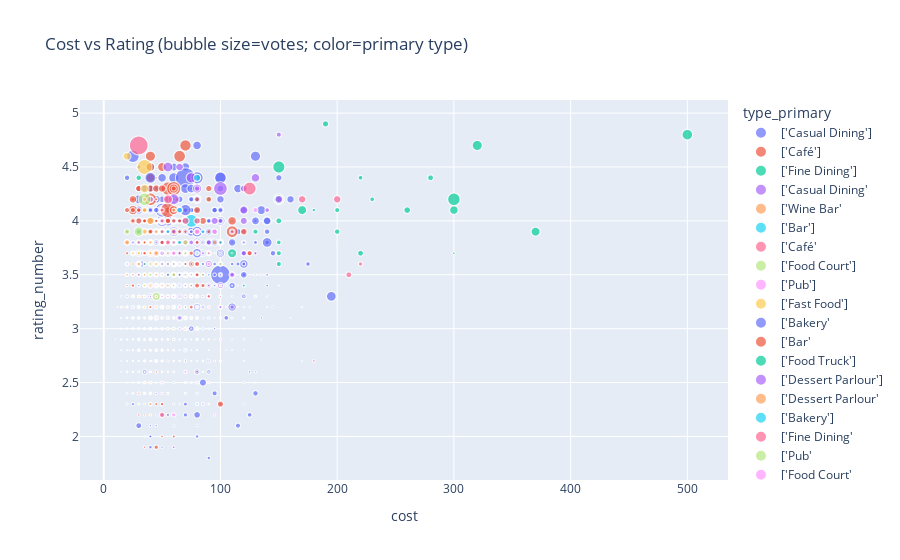

Notebook cell for this chart:
### Markdown cell above
## 8) Interactive bubble: Cost vs Rating (size=votes, color=primary type)

### Code cell
import numpy as np, re, ast

def _parse_listish(x):
    if x is None: 
        return []
    if isinstance(x, (list, tuple, set)):
        return [str(t).strip() for t in x if str(t).strip()]
    if isinstance(x, (np.ndarray, pd.Series)):
        return [str(t).strip() for t in np.asarray(x).ravel().tolist() if str(t).strip()]
    s = str(x).strip()
    if s == "" or s.lower() in {"nan", "none"}:
        return []
    try:
        v = ast.literal_eval(s)
        if isinstance(v, (list, tuple, set)):
            return [str(t).strip() for t in v if str(t).strip()]
    except Exception:
        pass
    return [t.strip() for t in re.split(r",\s*", s) if t.strip()]

# type_primary: prefer existing type_list; else parse a raw type column
if "type_primary" not in df.columns:
    if "type_list" in df.columns:
        df["type_primary"] = df["type_list"].apply(lambda v: (_parse_listish(v) or [np.nan])[0])
    else:
        src = next((c for c in ["type","Type","establishment_type","Establishment Type"] if c in df.columns), None)
        df["type_primary"] = df[src].apply(lambda v: (_parse_listish(v) or [np.nan])[0]) if src else np.nan

# subzone: reuse an existing locality-like column, else copy from joined if available
if "subzone" not in df.columns:
    cand = next((c for c in ["suburb","Suburb","locality","Locality","city","City","location"] if c in df.columns), None)
    if cand:
        df["subzone"] = df[cand]
    elif "joined" in globals() and "SUBURB_COL" in globals() and SUBURB_COL in joined.columns:
        df["subzone"] = joined[SUBURB_COL]
    else:
        df["subzone"] = np.nan

sample = df[["cost_final","rating_number","votes","type_primary","subzone"]].dropna().rename(
    columns={"cost_final":"cost"}
)
if len(sample) > 3500:
    sample = sample.sample(3500, random_state=RNG_SEED)

fig = px.scatter(sample, x="cost", y="rating_number",
                 size="votes", hover_data=["subzone"],
                 color="type_primary",
                 title="Cost vs Rating (bubble size=votes; color=primary type)")
fig.show()

### Figure 1 — Plotly figure (JSON) as saved in the notebook; plotly's stock layout.template omitted (floating-point values rounded to 4 significant figures; data arrays with more than 128 entries replaced by an {"elided": "..."} marker saying what was removed)
{"data": [{"customdata": {"elided": "1786x1 str values"}, "hovertemplate": "type_primary=['Casual Dining']<br>cost=%{x}<br>rating_number=%{y}<br>votes=%{marker.size}<br>subzone=%{customdata[0]}<extra></extra>", "legendgroup": "['Casual Dining']", "marker": {"color": "#636efa", "size": {"elided": "1786 float values"}, "sizemode": "area", "sizeref": 8.008, "symbol": "circle"}, "mode": "markers", "name": "['Casual Dining']", "showlegend": true, "type": "scattergl", "x": {"elided": "1786 float values"}, "xaxis": "x", "y": {"elided": "1786 float values"}, "yaxis": "y"}, {"customdata": {"elided": "866x1 str values"}, "hovertemplate": "type_primary=['Café']<br>cost=%{x}<br>rating_number=%{y}<br>votes=%{marker.size}<br>subzone=%{customdata[0]}<extra></extra>", "legendgroup": "['Café']", "marker": {"color": "#EF553B", "size": {"elided": "866 float values"}, "sizemode": "area", "sizeref": 8.008, "symbol": "circle"}, "mode": "markers", "name": "['Café']", "showlegend": true, "type": "scattergl", "x": {"elided": "866 float values"}, "xaxis": "x", "y": {"elided": "866 float values"}, "yaxis": "y"}, {"customdata": [["Darling Harbour"], ["McMahons Point"], ["CBD"], ["Circular Quay"], ["Icebergs, Bondi Beach"], ["Darlinghurst"], ["CBD"], ["Circular Quay"], ["Pyrmont"], ["Stanmore"], ["Surry Hills"], ["Ivy, CBD"], ["Palm Beach"], ["Double Bay"], ["The Star, Pyrmont"], ["Cronulla"], ["Hurstville"], ["Darling Park, Darling Harbour"], ["Woolloomooloo"], ["Barangaroo"], ["The Star, Pyrmont"], ["The Rocks"], ["Newtown"], ["Kensington Street, Chippendale"], ["Woolloomooloo"], ["Surry Hills"], ["Establishment, CBD"], ["Workers Blacktown"], ["Penrith"], ["Freshwater"], ["Fairfield RSL, Fairfield"], ["Milsons Point"], ["CBD"], ["The Bathers' Pavilion, Mosman"], ["Darlinghurst"], ["Woolloomooloo"], ["InterContinental Sydney, CBD"], ["Roseville"], ["Kensington Street, Chippendale"], ["CBD"], ["Sofitel Sydney Darling Harbour"], ["GPO Grand, CBD"]], "hovertemplate": "type_primary=['Fine Dining']<br>cost=%{x}<br>rating_number=%{y}<br>votes=%{marker.size}<br>subzone=%{customdata[0]}<extra></extra>", "legendgroup": "['Fine Dining']", "marker": {"color": "#00cc96", "size": [71.0, 194.0, 6.0, 1254.0, 655.0, 14.0, 870.0, 11.0, 305.0, 272.0, 29.0, 196.0, 185.0, 6.0, 631.0, 209.0, 19.0, 873.0, 257.0, 36.0, 561.0, 20.0, 360.0, 108.0, 514.0, 58.0, 863.0, 15.0, 4.0, 656.0, 167.0, 269.0, 14.0, 596.0, 262.0, 1148.0, 12.0, 60.0, 29.0, 164.0, 4.0, 216.0], "sizemode": "area", "sizeref": 8.008, "symbol": "circle"}, "mode": "markers", "name": "['Fine Dining']", "showlegend": true, "type": "scattergl", "x": [100.0, 130.0, 135.0, 300.0, 110.0, 120.0, 150.0, 130.0, 190.0, 280.0, 110.0, 150.0, 230.0, 160.0, 370.0, 150.0, 105.0, 500.0, 200.0, 130.0, 150.0, 130.0, 260.0, 180.0, 150.0, 300.0, 320.0, 140.0, 110.0, 170.0, 150.0, 220.0, 150.0, 300.0, 150.0, 150.0, 170.0, 120.0, 200.0, 220.0, 200.0, 200.0], "xaxis": "x", "y": [3.8, 3.9, 2.9, 4.2, 3.7, 3.3, 4.2, 3.3, 4.9, 4.4, 3.7, 3.6, 4.2, 3.1, 3.9, 3.7, 3.4, 4.8, 3.9, 3.5, 4.2, 3.3, 4.1, 4.1, 4.2, 3.7, 4.7, 3.3, 2.8, 4.1, 3.8, 3.7, 3.4, 4.1, 4.0, 4.5, 3.2, 3.4, 3.8, 4.4, 3.0, 4.1], "yaxis": "y"}, {"customdata": {"elided": "168x1 str values"}, "hovertemplate": "type_primary=['Casual Dining'<br>cost=%{x}<br>rating_number=%{y}<br>votes=%{marker.size}<br>subzone=%{customdata[0]}<extra></extra>", "legendgroup": "['Casual Dining'", "marker": {"color": "#ab63fa", "size": {"elided": "168 float values"}, "sizemode": "area", "sizeref": 8.008, "symbol": "circle"}, "mode": "markers", "name": "['Casual Dining'", "showlegend": true, "type": "scattergl", "x": {"elided": "168 float values"}, "xaxis": "x", "y": {"elided": "168 float values"}, "yaxis": "y"}, {"customdata": [["CBD"]], "hovertemplate": "type_primary=['Wine Bar'<br>cost=%{x}<br>rating_number=%{y}<br>votes=%{marker.size}<br>subzone=%{customdata[0]}<extra></extra>", "legendgroup": "['Wine Bar'", "marker": {"color": "#FFA15A", "size": [175.0], "sizemode": "area", "sizeref": 8.008, "symbol": "circle"}, "mode": "markers", "name": "['Wine Bar'", "showlegend": true, "type": "scattergl", "x": [95.0], "xaxis": "x", "y": [3.8], "yaxis": "y"}, {"customdata": [["Marrickville"], ["The Occidental Hotel, CBD"], ["Surry Hills"], ["Darlinghurst"], ["Surry Hills"], ["CBD"], ["Glebe"], ["CBD"], ["Hurstville"], ["The Sussex Hotel, CBD"], ["Darlinghurst"], ["Crows Nest"], ["Mosman"], ["Intercontinental Sydney Double Bay, Double Bay"], ["Darlinghurst"], ["Paddington"], ["Mosman"], ["Darlinghurst"], ["Surry Hills"], ["Chatswood"], ["Botany Bay"], ["CBD"], ["Redfern"], ["Newtown"], ["CBD"], ["Cremorne"], ["Barangaroo"], ["Cremorne"], ["Darlinghurst"], ["Darlinghurst"], ["CBD"], ["Ultimo"], ["Potts Point"], ["Novotel Sydney Olympic Park"], ["Rockdale"], ["Crows Nest"], ["Swissotel Sydney CBD"], ["Hotel Sweeny's, CBD"], ["Crows Nest"], ["Darlinghurst"], ["Chatswood"], ["Holiday Inn Darling Harbour, Chinatown"], ["Chippendale"], ["Leichhardt"], ["Kingsgrove"], ["Manly"], ["Surry Hills"], ["Alexandria"], ["Darlinghurst"], ["Redfern"], ["Marrickville"], ["Bankstown Sports Club, Bankstown"], ["Surry Hills"], ["Camperdown"], ["CBD"], ["Sans Souci"], ["Surry Hills"], ["St Marys"], ["Rydges Airport Hotel, Sydney Airport"], ["Alexandria"], ["Bonnyrigg"], ["Establishment, CBD"], ["Manly"], ["Potts Point"], ["The Light Brigade Hotel, Woollahra"], ["Hotel CBD, CBD"], ["Marriott Sydney Harbour, Circular Quay"], ["CBD"], ["Circular Quay"], ["Erskineville"], ["CBD"], ["CBD"], ["The Star, Pyrmont"], ["QT Sydney, CBD"], ["Darling Harbour"], ["Summer Hill"], ["Potts Point"], ["ArtHouse Hotel"], ["Surry Hills"], ["Darling Harbour"], ["Bankstown Sports Club, Bankstown"], ["Surry Hills"], ["Surry Hills"], ["CBD"], ["Cockle Bay Wharf "], ["Shangri-la Hotel, The Rocks"], ["Chatswood"]], "hovertemplate": "type_primary=['Bar']<br>cost=%{x}<br>rating_number=%{y}<br>votes=%{marker.size}<br>subzone=%{customdata[0]}<extra></extra>", "legendgroup": "['Bar']", "marker": {"color": "#19d3f3", "size": [258.0, 16.0, 212.0, 32.0, 79.0, 4.0, 137.0, 26.0, 17.0, 4.0, 9.0, 5.0, 16.0, 15.0, 12.0, 9.0, 16.0, 137.0, 5.0, 14.0, 13.0, 35.0, 81.0, 134.0, 12.0, 92.0, 6.0, 55.0, 16.0, 20.0, 34.0, 55.0, 24.0, 11.0, 11.0, 89.0, 76.0, 7.0, 112.0, 8.0, 83.0, 8.0, 132.0, 11.0, 6.0, 48.0, 4.0, 29.0, 242.0, 5.0, 27.0, 7.0, 14.0, 34.0, 275.0, 34.0, 31.0, 11.0, 10.0, 45.0, 6.0, 7.0, 410.0, 77.0, 14.0, 15.0, 44.0, 56.0, 81.0, 141.0, 45.0, 283.0, 4.0, 18.0, 5.0, 27.0, 4.0, 4.0, 1365.0, 14.0, 14.0, 20.0, 16.0, 34.0, 84.0, 157.0, 80.0], "sizemode": "area", "sizeref": 8.008, "symbol": "circle"}, "mode": "markers", "name": "['Bar']", "showlegend": true, "type": "scattergl", "x": [65.0, 40.0, 80.0, 70.0, 70.0, 70.0, 50.0, 85.0, 70.0, 60.0, 60.0, 50.0, 90.0, 80.0, 35.0, 40.0, 50.0, 65.0, 70.0, 50.0, 70.0, 60.0, 60.0, 85.0, 70.0, 60.0, 60.0, 60.0, 60.0, 80.0, 60.0, 60.0, 70.0, 85.0, 70.0, 80.0, 120.0, 60.0, 50.0, 55.0, 55.0, 80.0, 55.0, 40.0, 70.0, 50.0, 75.0, 60.0, 60.0, 40.0, 40.0, 75.0, 30.0, 55.0, 70.0, 70.0, 80.0, 70.0, 90.0, 50.0, 40.0, 80.0, 80.0, 60.0, 75.0, 80.0, 90.0, 70.0, 80.0, 60.0, 50.0, 30.0, 90.0, 100.0, 70.0, 80.0, 60.0, 70.0, 75.0, 100.0, 70.0, 100.0, 80.0, 60.0, 60.0, 90.0, 65.0], "xaxis": "x", "y": [4.1, 3.1, 3.5, 3.8, 3.6, 2.6, 3.6, 3.0, 2.4, 2.8, 3.1, 2.5, 3.1, 2.9, 3.2, 2.8, 3.4, 3.8, 2.9, 2.7, 2.8, 3.5, 3.6, 3.9, 3.1, 3.6, 2.9, 3.2, 2.5, 3.2, 3.1, 3.4, 3.5, 2.7, 3.1, 3.7, 3.4, 2.9, 3.9, 2.8, 3.5, 2.5, 3.9, 3.3, 2.7, 3.3, 2.9, 2.5, 4.0, 2.8, 3.5, 3.1, 3.0, 3.4, 3.9, 3.4, 3.2, 3.1, 2.6, 3.4, 2.9, 2.9, 4.4, 3.6, 3.3, 3.2, 3.5, 3.2, 2.3, 3.8, 3.5, 3.9, 2.7, 2.5, 2.8, 2.3, 2.7, 2.8, 4.0, 3.1, 3.4, 3.7, 3.2, 3.8, 3.2, 4.2, 3.6], "yaxis": "y"}, {"customdata": [["Macquarie Park"], ["Chippendale"], ["Leura"], ["Newtown"], ["Palm Beach"], ["CBD"], ["Surry Hills"], ["Balmain"], ["Gymea"], ["Chinatown"], ["Milsons Point"], ["Penshurst"], ["Bondi Beach"], ["Arncliffe"], ["Surry Hills"], ["Enmore"], ["Parramatta"], ["Revesby"], ["Darlinghurst"], ["Surry Hills"], ["Westfield Miranda, Miranda"], ["Freshwater"], ["Surry Hills"], ["CBD"], ["Surry Hills"], ["Darlinghurst"], ["Norton Plaza, Leichhardt"], ["Enmore"], ["North Parramatta"], ["Drummoyne"], ["Marrickville"], ["Macquarie Centre, Macquarie Park"], ["Sutherland"], ["Avalon"], ["Cronulla"], ["Gordon"], ["Chinatown"], ["Palm Beach"], ["Top Ryde Shopping Centre, Ryde"], ["Danks Street Shopping Plaza, Waterloo"], ["The Entertainment Quarter, Moore Park"], ["Westfield Penrith Plaza, Penrith"], ["Sydney Olympic Park"], ["Darlinghurst"], ["Bondi Beach"], ["Macquarie Park"], ["Double Bay"], ["Five Dock"], ["Rushcutters Bay"], ["North Strathfield"], ["Willoughby"], ["CBD"], ["Newtown"], ["Gymea"], ["Gymea"], ["Pyrmont"], ["Cremorne"], ["Balmain"], ["Parramatta"], ["Marrickville"], ["Wentworth Building, Newton"], ["Vaucluse"], ["Strathfield"], ["Beecroft"], ["Surry Hills"], ["Newtown"], ["Strathfield"], ["Hunters Hill"], ["QT Sydney, CBD"], ["Lane Cove"]], "hovertemplate": "type_primary=['Café'<br>cost=%{x}<br>rating_number=%{y}<br>votes=%{marker.size}<br>subzone=%{customdata[0]}<extra></extra>", "legendgroup": "['Café'", "marker": {"color": "#FF6692", "size": [35.0, 8.0, 5.0, 10.0, 396.0, 6.0, 2832.0, 93.0, 17.0, 86.0, 242.0, 4.0, 51.0, 5.0, 127.0, 41.0, 96.0, 4.0, 11.0, 78.0, 26.0, 18.0, 187.0, 41.0, 107.0, 6.0, 16.0, 12.0, 22.0, 10.0, 109.0, 52.0, 33.0, 13.0, 113.0, 194.0, 8.0, 71.0, 50.0, 7.0, 107.0, 9.0, 22.0, 18.0, 274.0, 73.0, 38.0, 48.0, 4.0, 52.0, 27.0, 105.0, 315.0, 6.0, 6.0, 150.0, 55.0, 8.0, 253.0, 678.0, 5.0, 86.0, 136.0, 31.0, 15.0, 22.0, 69.0, 42.0, 70.0, 12.0], "sizemode": "area", "sizeref": 8.008, "symbol": "circle"}, "mode": "markers", "name": "['Café'", "showlegend": true, "type": "scattergl", "x": [40.0, 75.0, 100.0, 50.0, 70.0, 35.0, 30.0, 50.0, 50.0, 35.0, 125.0, 45.0, 40.0, 45.0, 40.0, 55.0, 40.0, 55.0, 45.0, 40.0, 50.0, 45.0, 80.0, 60.0, 50.0, 60.0, 50.0, 50.0, 65.0, 35.0, 60.0, 40.0, 70.0, 40.0, 50.0, 55.0, 60.0, 40.0, 35.0, 60.0, 50.0, 60.0, 40.0, 40.0, 70.0, 70.0, 30.0, 55.0, 50.0, 35.0, 55.0, 20.0, 80.0, 70.0, 50.0, 50.0, 30.0, 25.0, 50.0, 55.0, 45.0, 50.0, 50.0, 70.0, 50.0, 40.0, 45.0, 45.0, 25.0, 120.0], "xaxis": "x", "y": [2.4, 3.1, 2.7, 3.4, 4.0, 3.1, 4.7, 4.0, 3.2, 3.5, 3.7, 2.7, 3.5, 2.7, 3.4, 3.7, 3.4, 2.8, 3.1, 3.6, 2.4, 3.1, 3.9, 3.2, 3.6, 3.0, 3.2, 3.0, 3.3, 2.6, 3.8, 3.3, 3.3, 3.1, 3.9, 3.8, 2.7, 3.7, 3.2, 2.8, 2.3, 2.7, 2.9, 3.2, 3.8, 3.7, 3.8, 3.3, 2.8, 3.5, 3.3, 3.8, 4.0, 2.7, 2.9, 4.1, 3.4, 2.9, 2.2, 4.2, 2.7, 3.4, 3.4, 3.4, 3.7, 3.5, 3.3, 3.3, 3.5, 3.1], "yaxis": "y"}, {"customdata": [["Lidcombe Shopping Centre, Lidcombe"], ["Strathfield Plaza, Strathfield"], ["Macquarie Centre, Macquarie Park"], ["Harbourside Shopping Centre, Darling Harbour"], ["Mathews Arcade, Kensington"], ["Greenwood Plaza, North Sydney"], ["Market City, Chinatown"], ["Hunter Connection, CBD"], ["Wintergarden, CBD"], ["Westfield Chatswood, Chatswood"], ["CBD"], ["Town Hall Square, CBD"], ["MLC Tower, CBD"], ["Cabramatta"], ["Central Park, Chippendale"], ["Hurstville Central, Hurstville "], ["Sussex Centre, Chinatown"], ["Westfield Miranda, Miranda"], ["Westfield Bondi Junction, Bondi Junction"], ["Chatswood Chase, Chatswood"], ["Westfield Burwood, Burwood"], ["Wentworth Building, Newton"], ["Food@259, CBD "], ["Sydney Fish Market, Pyrmont"], ["Westfield Pitt Street Mall, CBD"], ["Hurstville Central, Hurstville "], ["Harbour Plaza, Chinatown"], ["Cabramatta"], ["MLC Tower, CBD"], ["MLC Tower, CBD"], ["World Square Shopping Centre, CBD"], ["Westfield Pitt Street Mall, CBD"], ["Westfield Chatswood, Chatswood"], ["Hunter Connection, CBD"], ["Westfield Chatswood, Chatswood"], ["Market City, Chinatown"], ["Westfield Mount Druitt"], ["The Galeries, CBD"], ["Hunter Connection, CBD"], ["Westfield Sydney Central Plaza, CBD"], ["Westfield Parramatta, Parramatta"], ["Capitol Square, Chinatown"], ["Hunter Connection, CBD"], ["Hunter Connection, CBD"], ["Westfield Liverpool, Liverpool"], ["Central Park, Chippendale"], ["Birkenhead Point Shopping Centre, Drummoyne"], ["Food@259, CBD "], ["CBD"], ["Westfield Pitt Street Mall, CBD"], ["Westfield Pitt Street Mall, CBD"], ["Wintergarden, CBD"], ["Westfield Sydney Central Plaza, CBD"], ["Westfield Liverpool, Liverpool"], ["The Galeries, CBD"], ["Top Ryde Shopping Centre, Ryde"], ["Pavilion On George, CBD"], ["Australia Square Food Court, CBD"], ["Broadway Shopping Centre, Glebe"], ["Westfield Pitt Street Mall, CBD"], ["Mandarin Centre, Chatswood"], ["Westfield Bondi Junction, Bondi Junction"], ["Westfield Miranda, Miranda"], ["Kensington Street, Chippendale"], ["Westfield Chatswood, Chatswood"], ["Sydney Fish Market, Pyrmont"], ["Mandarin Centre, Chatswood"], ["Dixon House Food Court, CBD"], ["Australia Square Food Court, CBD"], ["Westfield Hornsby, Hornsby"], ["Westfield Burwood, Burwood"], ["Harbourside Shopping Centre, Darling Harbour"], ["Dixon House Food Court, CBD"], ["Sussex Centre, Chinatown"], ["Harbour Plaza, Chinatown"], ["MLC Tower, CBD"], ["Harbourside Shopping Centre, Darling Harbour"], ["CBD"], ["Westfield Hurstville, Hurstville"], ["Westfield Liverpool, Liverpool"], ["Stockland Shopping Centre, The Hills"], ["Dixon House Food Court, CBD"], ["DFO Homebush, Homebush"], ["Gateway, Circular Quay"], ["Central Park, Chippendale"], ["Broadway Shopping Centre, Glebe"], ["Westfield Hurstville, Hurstville"], ["Westfield Chatswood, Chatswood"], ["Burwood Plaza, Burwood "], ["Kensington Street, Chippendale"], ["Westfield Pitt Street Mall, CBD"], ["World Square Shopping Centre, CBD"], ["Lemon Grove Shopping Centre, Chatswood"], ["Chatswood"], ["MetCentre, CBD"], ["The Star, Pyrmont"], ["Westfield Chatswood, Chatswood"], ["Westfield Chatswood, Chatswood"], ["Macquarie Centre, Macquarie Park"], ["Neeta City Shopping Centre, Fairfield"], ["Lidcombe Shopping Centre, Lidcombe"], ["Hunter Connection, CBD"], ["Lemon Grove Shopping Centre, Chatswood"], ["Westfield Chatswood, Chatswood"], ["Burwood"], ["Westfield Parramatta, Parramatta"], ["CBD"]], "hovertemplate": "type_primary=['Food Court']<br>cost=%{x}<br>rating_number=%{y}<br>votes=%{marker.size}<br>subzone=%{customdata[0]}<extra></extra>", "legendgroup": "['Food Court']", "marker": {"color": "#B6E880", "size": [7.0, 4.0, 8.0, 8.0, 9.0, 5.0, 19.0, 15.0, 5.0, 29.0, 5.0, 7.0, 7.0, 4.0, 9.0, 6.0, 47.0, 5.0, 10.0, 13.0, 7.0, 19.0, 16.0, 55.0, 235.0, 9.0, 16.0, 14.0, 11.0, 20.0, 85.0, 69.0, 16.0, 31.0, 32.0, 13.0, 5.0, 692.0, 8.0, 7.0, 5.0, 52.0, 4.0, 21.0, 7.0, 5.0, 6.0, 8.0, 19.0, 35.0, 556.0, 53.0, 52.0, 4.0, 26.0, 4.0, 196.0, 4.0, 13.0, 181.0, 34.0, 7.0, 4.0, 9.0, 15.0, 53.0, 109.0, 19.0, 7.0, 4.0, 5.0, 25.0, 10.0, 53.0, 1264.0, 4.0, 16.0, 14.0, 6.0, 6.0, 6.0, 4.0, 8.0, 11.0, 18.0, 9.0, 8.0, 4.0, 8.0, 18.0, 4.0, 31.0, 4.0, 54.0, 13.0, 63.0, 22.0, 12.0, 12.0, 16.0, 4.0, 28.0, 86.0, 6.0, 4.0, 4.0, 37.0], "sizemode": "area", "sizeref": 8.008, "symbol": "circle"}, "mode": "markers", "name": "['Food Court']", "showlegend": true, "type": "scattergl", "x": [10.0, 25.0, 25.0, 30.0, 35.0, 30.0, 25.0, 20.0, 30.0, 30.0, 30.0, 30.0, 30.0, 30.0, 30.0, 25.0, 35.0, 30.0, 60.0, 35.0, 30.0, 35.0, 30.0, 60.0, 20.0, 25.0, 30.0, 30.0, 25.0, 25.0, 60.0, 40.0, 40.0, 20.0, 30.0, 35.0, 60.0, 30.0, 15.0, 35.0, 40.0, 25.0, 25.0, 20.0, 25.0, 35.0, 35.0, 30.0, 25.0, 35.0, 45.0, 40.0, 60.0, 40.0, 40.0, 20.0, 25.0, 15.0, 40.0, 40.0, 40.0, 30.0, 25.0, 30.0, 30.0, 50.0, 40.0, 35.0, 40.0, 25.0, 30.0, 35.0, 20.0, 40.0, 35.0, 25.0, 35.0, 40.0, 40.0, 30.0, 30.0, 30.0, 25.0, 35.0, 30.0, 30.0, 45.0, 30.0, 30.0, 35.0, 30.0, 40.0, 30.0, 40.0, 30.0, 60.0, 25.0, 45.0, 30.0, 40.0, 35.0, 30.0, 30.0, 45.0, 15.0, 30.0, 30.0], "xaxis": "x", "y": [2.9, 2.7, 2.9, 2.9, 2.9, 2.7, 3.1, 3.1, 2.8, 3.1, 3.1, 2.7, 3.1, 2.8, 3.0, 2.9, 3.4, 2.8, 3.3, 2.9, 2.7, 3.2, 2.5, 3.2, 3.9, 2.4, 3.2, 3.2, 3.1, 2.4, 3.3, 2.4, 2.3, 2.3, 3.4, 3.1, 2.9, 3.9, 2.9, 2.7, 2.7, 3.3, 2.8, 3.3, 2.9, 3.1, 2.8, 2.6, 3.3, 2.9, 3.3, 3.4, 3.5, 2.5, 2.6, 2.8, 3.7, 2.8, 3.0, 3.6, 2.5, 2.8, 2.9, 3.1, 2.3, 3.2, 3.5, 3.3, 3.0, 2.8, 3.0, 2.3, 3.0, 3.5, 4.2, 2.9, 3.1, 3.1, 2.7, 2.7, 3.0, 2.8, 2.7, 3.1, 2.5, 2.5, 2.8, 3.0, 2.9, 3.0, 2.7, 2.4, 2.9, 3.4, 2.7, 3.3, 3.1, 2.9, 3.1, 2.4, 2.8, 3.3, 3.7, 2.9, 2.7, 3.0, 3.5], "yaxis": "y"}, {"customdata": [["Tea Gardens Hotel Bondi Junction"], ["Macquarie Park"], ["North Strathfield"], ["Marrickville"], ["CBD"], ["Surry Hills"], ["Balmain"], ["Bondi Beach"], ["Newtown"], ["Hurstville"], ["Rosebery"], ["CBD"], ["Campsie"], ["North Sydney"], ["Redfern"], ["Darlinghurst"], ["Double Bay"], ["Ultimo"], ["Hornsby"], ["Kensington"], ["The Rocks"], ["Woolloomooloo"], ["Lord Wolseley Hotel, Ultimo"], ["Chinatown"], ["The Rocks"], ["CBD"], ["Wahroonga"], ["Chinatown"], ["Camperdown"], ["Petersham"], ["The Greengate Hotel"], ["Surry Hills"], ["Woollahra"], ["Tramsheds, Harold Park"], ["Darlinghurst"], ["Pymble"], ["Parramatta"], ["Cronulla"], ["Heathcote"], ["Newtown"], ["Waterloo"], ["Marrickville"], ["Bexley"], ["Pymble"], ["Freshwater"], ["CBD"], ["Balmain"], ["Moorebank"], ["Marrickville"], ["Grace Hotel ,CBD"], ["Hurstville"], ["Cabramatta"], ["CBD"], ["Rozelle"], ["Erskineville"], ["Kirribilli"], ["Newtown"], ["Woolloomooloo"], ["Darlinghurst"], ["Strathfield"], ["Caringbah"], ["Newtown"], ["CBD"], ["Kellyville"], ["CBD"], ["Enmore"], ["The Rocks"], ["Newtown"], ["Paddington"], ["Arncliffe"], ["Chippendale"], ["Berowra"], ["Pyrmont"], ["Leichhardt"], ["Rozelle"], ["Mount Druitt"], ["CBD"], ["Pyrmont"], ["Zetland"], ["Darlinghurst"], ["Beverly Hills"], ["Rozelle"], ["Hurstville"], ["McMahons Point"], ["Brookvale"]], "hovertemplate": "type_primary=['Pub']<br>cost=%{x}<br>rating_number=%{y}<br>votes=%{marker.size}<br>subzone=%{customdata[0]}<extra></extra>", "legendgroup": "['Pub']", "marker": {"color": "#FF97FF", "size": [24.0, 138.0, 53.0, 77.0, 22.0, 59.0, 48.0, 37.0, 82.0, 26.0, 4.0, 11.0, 22.0, 10.0, 58.0, 9.0, 40.0, 9.0, 216.0, 27.0, 23.0, 23.0, 61.0, 21.0, 234.0, 57.0, 98.0, 21.0, 22.0, 166.0, 101.0, 42.0, 25.0, 42.0, 22.0, 12.0, 14.0, 41.0, 9.0, 206.0, 10.0, 64.0, 17.0, 30.0, 48.0, 37.0, 89.0, 6.0, 15.0, 116.0, 15.0, 17.0, 76.0, 13.0, 118.0, 63.0, 228.0, 31.0, 38.0, 11.0, 62.0, 60.0, 21.0, 25.0, 61.0, 65.0, 264.0, 8.0, 99.0, 305.0, 34.0, 36.0, 54.0, 18.0, 63.0, 5.0, 40.0, 26.0, 31.0, 15.0, 31.0, 23.0, 15.0, 109.0, 59.0], "sizemode": "area", "sizeref": 8.008, "symbol": "circle"}, "mode": "markers", "name": "['Pub']", "showlegend": true, "type": "scattergl", "x": [85.0, 60.0, 60.0, 60.0, 60.0, 60.0, 40.0, 60.0, 50.0, 80.0, 60.0, 80.0, 30.0, 50.0, 90.0, 70.0, 90.0, 85.0, 130.0, 60.0, 80.0, 60.0, 70.0, 65.0, 95.0, 60.0, 70.0, 60.0, 70.0, 60.0, 75.0, 70.0, 70.0, 95.0, 70.0, 40.0, 75.0, 80.0, 65.0, 60.0, 45.0, 70.0, 55.0, 50.0, 50.0, 85.0, 65.0, 40.0, 60.0, 65.0, 80.0, 60.0, 70.0, 70.0, 90.0, 90.0, 40.0, 50.0, 70.0, 80.0, 80.0, 60.0, 70.0, 100.0, 65.0, 50.0, 80.0, 70.0, 80.0, 70.0, 60.0, 75.0, 70.0, 30.0, 85.0, 40.0, 50.0, 70.0, 50.0, 70.0, 50.0, 65.0, 55.0, 90.0, 75.0], "xaxis": "x", "y": [2.7, 2.2, 3.4, 3.4, 3.1, 3.6, 3.2, 3.4, 3.2, 3.3, 2.9, 3.0, 3.1, 2.9, 3.3, 2.8, 3.6, 2.7, 4.1, 3.2, 3.7, 3.2, 3.7, 3.2, 3.9, 3.3, 3.0, 3.2, 3.2, 3.7, 3.4, 3.1, 3.1, 2.2, 3.2, 3.0, 2.5, 3.4, 3.0, 4.0, 3.0, 3.6, 3.2, 2.3, 3.4, 2.3, 3.6, 3.0, 3.1, 3.2, 3.1, 2.8, 2.6, 3.1, 3.7, 3.2, 3.4, 3.2, 3.3, 2.8, 3.4, 3.3, 3.2, 2.9, 3.0, 3.3, 3.9, 2.5, 3.6, 3.9, 3.3, 3.3, 3.4, 3.3, 3.7, 2.9, 3.3, 3.2, 2.5, 3.0, 3.2, 3.6, 2.4, 3.6, 3.5], "yaxis": "y"}, {"customdata": {"elided": "131x1 str values"}, "hovertemplate": "type_primary=['Fast Food']<br>cost=%{x}<br>rating_number=%{y}<br>votes=%{marker.size}<br>subzone=%{customdata[0]}<extra></extra>", "legendgroup": "['Fast Food']", "marker": {"color": "#FECB52", "size": {"elided": "131 float values"}, "sizemode": "area", "sizeref": 8.008, "symbol": "circle"}, "mode": "markers", "name": "['Fast Food']", "showlegend": true, "type": "scattergl", "x": {"elided": "131 float values"}, "xaxis": "x", "y": {"elided": "131 float values"}, "yaxis": "y"}, {"customdata": [["Newtown"], ["Bondi Beach"], ["Newtown"], ["Mascot"], ["Coogee"], ["Hunters Hill"], ["Surry Hills"], ["Leura"]], "hovertemplate": "type_primary=['Bakery'<br>cost=%{x}<br>rating_number=%{y}<br>votes=%{marker.size}<br>subzone=%{customdata[0]}<extra></extra>", "legendgroup": "['Bakery'", "marker": {"color": "#636efa", "size": [953.0, 22.0, 7.0, 18.0, 41.0, 28.0, 53.0, 50.0], "sizemode": "area", "sizeref": 8.008, "symbol": "circle"}, "mode": "markers", "name": "['Bakery'", "showlegend": true, "type": "scattergl", "x": [40.0, 35.0, 20.0, 25.0, 30.0, 25.0, 20.0, 50.0], "xaxis": "x", "y": [4.4, 3.3, 2.8, 3.2, 3.4, 3.2, 3.6, 3.6], "yaxis": "y"}, {"customdata": [["Annandale"], ["Randwick"], ["Woolloomooloo"], ["Naremburn"], ["Potts Point"], ["Circular Quay"], ["Darling Harbour"], ["Neutral Bay"], ["MLC Tower, CBD"], ["Darling Harbour"], ["Potts Point"], ["Paddington"], ["Establishment, CBD"], ["Glebe"], ["Balmain"], ["CBD"], ["Darlinghurst"], ["Chinatown"], ["CBD"], ["CBD"], ["Circular Quay"], ["CBD"], ["Harbourside Shopping Centre, Darling Harbour"], ["Darling Harbour"], ["CBD"], ["Menai"], ["Epping"], ["Annandale"], ["Darlinghurst"], ["Dulwich Hill"], ["Camden"], ["CBD"], ["Paddington"], ["Darling Harbour"], ["Barangaroo"], ["Illawong Shopping Village, Illawong"], ["The Rocks"], ["Glebe"], ["Drummoyne"], ["Darlinghurst"], ["Surry Hills"], ["Rydges World Square, CBD"], ["Stamford Plaza Sydney Airport, Mascot"], ["Barangaroo"], ["Potts Point"], ["Woollahra"], ["Balmain"], ["Darlinghurst"], ["Surry Hills"], ["T1 Sydney International Airport"], ["St Leonards"], ["Surry Hills"], ["CBD"], ["Enmore"], ["Tea Gardens Hotel Bondi Junction"], ["Chatswood"], ["Bondi Beach"], ["Circular Quay"], ["Darlinghurst"], ["Darlinghurst"]], "hovertemplate": "type_primary=['Bar'<br>cost=%{x}<br>rating_number=%{y}<br>votes=%{marker.size}<br>subzone=%{customdata[0]}<extra></extra>", "legendgroup": "['Bar'", "marker": {"color": "#EF553B", "size": [67.0, 210.0, 91.0, 13.0, 9.0, 115.0, 195.0, 74.0, 15.0, 119.0, 14.0, 31.0, 13.0, 148.0, 215.0, 361.0, 20.0, 23.0, 382.0, 6.0, 104.0, 191.0, 298.0, 27.0, 195.0, 9.0, 39.0, 81.0, 45.0, 50.0, 35.0, 101.0, 34.0, 159.0, 10.0, 7.0, 32.0, 82.0, 50.0, 40.0, 78.0, 23.0, 21.0, 18.0, 112.0, 16.0, 98.0, 283.0, 263.0, 4.0, 120.0, 13.0, 83.0, 140.0, 7.0, 16.0, 130.0, 622.0, 89.0, 71.0], "sizemode": "area", "sizeref": 8.008, "symbol": "circle"}, "mode": "markers", "name": "['Bar'", "showlegend": true, "type": "scattergl", "x": [80.0, 80.0, 50.0, 75.0, 50.0, 60.0, 125.0, 40.0, 70.0, 75.0, 80.0, 60.0, 100.0, 60.0, 60.0, 120.0, 50.0, 60.0, 80.0, 60.0, 90.0, 80.0, 100.0, 45.0, 80.0, 60.0, 45.0, 70.0, 70.0, 70.0, 100.0, 70.0, 110.0, 85.0, 80.0, 80.0, 75.0, 70.0, 60.0, 90.0, 80.0, 70.0, 90.0, 90.0, 80.0, 60.0, 60.0, 90.0, 75.0, 50.0, 80.0, 65.0, 85.0, 50.0, 80.0, 80.0, 90.0, 110.0, 110.0, 75.0], "xaxis": "x", "y": [3.2, 3.4, 2.3, 3.1, 3.1, 4.1, 3.7, 3.2, 3.1, 3.2, 3.1, 2.9, 3.1, 4.0, 4.3, 3.9, 3.1, 3.4, 4.1, 3.1, 3.3, 4.2, 2.3, 3.3, 3.6, 3.1, 2.6, 3.6, 3.2, 2.7, 3.3, 3.9, 4.0, 3.4, 3.0, 2.9, 3.5, 3.3, 3.6, 3.7, 3.5, 3.3, 2.5, 3.2, 3.5, 3.2, 3.5, 4.2, 3.6, 2.8, 3.8, 2.7, 3.5, 3.8, 2.8, 3.1, 3.9, 4.0, 3.9, 3.4], "yaxis": "y"}, {"customdata": [["Darlinghurst"], ["CBD"], ["Haberfield"], ["Lidcombe"]], "hovertemplate": "type_primary=['Food Truck']<br>cost=%{x}<br>rating_number=%{y}<br>votes=%{marker.size}<br>subzone=%{customdata[0]}<extra></extra>", "legendgroup": "['Food Truck']", "marker": {"color": "#00cc96", "size": [14.0, 10.0, 225.0, 6.0], "sizemode": "area", "sizeref": 8.008, "symbol": "circle"}, "mode": "markers", "name": "['Food Truck']", "showlegend": true, "type": "scattergl", "x": [25.0, 25.0, 30.0, 25.0], "xaxis": "x", "y": [3.1, 3.0, 4.4, 3.1], "yaxis": "y"}, {"customdata": [["Earlwood"], ["Westfield Bondi Junction, Bondi Junction"], ["Bondi Beach"], ["Penrith"], ["Strathfield"], ["Hurstville"], ["CBD"], ["Parramatta"], ["Parramatta"]], "hovertemplate": "type_primary=['Dessert Parlour']<br>cost=%{x}<br>rating_number=%{y}<br>votes=%{marker.size}<br>subzone=%{customdata[0]}<extra></extra>", "legendgroup": "['Dessert Parlour']", "marker": {"color": "#ab63fa", "size": [66.0, 19.0, 45.0, 10.0, 39.0, 18.0, 94.0, 5.0, 5.0], "sizemode": "area", "sizeref": 8.008, "symbol": "circle"}, "mode": "markers", "name": "['Dessert Parlour']", "showlegend": true, "type": "scattergl", "x": [30.0, 45.0, 25.0, 20.0, 40.0, 20.0, 30.0, 15.0, 15.0], "xaxis": "x", "y": [3.5, 3.4, 3.8, 3.2, 3.3, 2.6, 3.8, 2.8, 3.1], "yaxis": "y"}, {"customdata": [["Brighton-Le-Sands"], ["Kirrawee"], ["Macquarie Centre, Macquarie Park"], ["Randwick"], ["Parramatta"], ["Hurstville"], ["Lindfield"], ["Randwick"], ["Cockle Bay Wharf "], ["Ryde"], ["Penrith"], ["Lane Cove"], ["Rockdale"]], "hovertemplate": "type_primary=['Dessert Parlour'<br>cost=%{x}<br>rating_number=%{y}<br>votes=%{marker.size}<br>subzone=%{customdata[0]}<extra></extra>", "legendgroup": "['Dessert Parlour'", "marker": {"color": "#FFA15A", "size": [98.0, 61.0, 74.0, 130.0, 4.0, 4.0, 51.0, 203.0, 432.0, 7.0, 16.0, 87.0, 31.0], "sizemode": "area", "sizeref": 8.008, "symbol": "circle"}, "mode": "markers", "name": "['Dessert Parlour'", "showlegend": true, "type": "scattergl", "x": [45.0, 25.0, 40.0, 60.0, 30.0, 25.0, 25.0, 20.0, 40.0, 25.0, 30.0, 40.0, 85.0], "xaxis": "x", "y": [3.2, 3.7, 2.3, 4.1, 2.8, 2.7, 3.7, 3.8, 4.0, 3.0, 3.1, 3.7, 3.8], "yaxis": "y"}, {"customdata": [["Bankstown"], ["Earlwood"], ["Chester Hill"], ["Glebe"], ["Maroubra"], ["Arncliffe"], ["Greenwood Plaza, North Sydney"], ["North Sydney"], ["Guildford"], ["Liverpool"], ["Wetherill Park"], ["Bangor Shopping Centre, Bangor"], ["Westfield Miranda, Miranda"], ["Merrylands"], ["Annandale"], ["Glenbrook"], ["Rockdale"], ["Canley Vale"]], "hovertemplate": "type_primary=['Bakery']<br>cost=%{x}<br>rating_number=%{y}<br>votes=%{marker.size}<br>subzone=%{customdata[0]}<extra></extra>", "legendgroup": "['Bakery']", "marker": {"color": "#19d3f3", "size": [9.0, 4.0, 18.0, 21.0, 11.0, 13.0, 4.0, 84.0, 9.0, 4.0, 19.0, 4.0, 10.0, 4.0, 11.0, 5.0, 50.0, 13.0], "sizemode": "area", "sizeref": 8.008, "symbol": "circle"}, "mode": "markers", "name": "['Bakery']", "showlegend": true, "type": "scattergl", "x": [15.0, 35.0, 20.0, 20.0, 30.0, 20.0, 25.0, 35.0, 20.0, 15.0, 20.0, 20.0, 25.0, 30.0, 45.0, 15.0, 20.0, 30.0], "xaxis": "x", "y": [3.1, 2.7, 3.2, 3.1, 2.6, 3.2, 2.7, 3.6, 3.1, 2.8, 3.6, 2.8, 2.9, 2.7, 3.2, 2.9, 3.6, 3.1], "yaxis": "y"}, {"customdata": [["Radisson Blu Plaza Hotel CBD"], ["CBD"], ["The Rocks Centre, The Rocks "], ["Paddington"], ["Rose Bay"], ["CBD"], ["Cockle Bay Wharf "]], "hovertemplate": "type_primary=['Fine Dining'<br>cost=%{x}<br>rating_number=%{y}<br>votes=%{marker.size}<br>subzone=%{customdata[0]}<extra></extra>", "legendgroup": "['Fine Dining'", "marker": {"color": "#FF6692", "size": [454.0, 277.0, 1381.0, 457.0, 60.0, 44.0, 154.0], "sizemode": "area", "sizeref": 8.008, "symbol": "circle"}, "mode": "markers", "name": "['Fine Dining'", "showlegend": true, "type": "scattergl", "x": [170.0, 210.0, 125.0, 200.0, 180.0, 120.0, 220.0], "xaxis": "x", "y": [4.2, 3.5, 4.3, 4.2, 2.7, 3.8, 3.6], "yaxis": "y"}, {"customdata": [["Drummoyne"], ["Bondi"], ["Surry Hills"], ["Homebush"], ["The Rocks"], ["CBD"], ["Chatswood"], ["Clovelly"], ["Alexandria"], ["Darling Harbour"], ["The Collaroy, Collaroy"], ["Rozelle"], ["Edgecliff"], ["The Rocks"], ["CBD"], ["Bondi Beach"], ["CBD"], ["Miranda Hotel, Miranda"], ["Panania"], ["Mosman"]], "hovertemplate": "type_primary=['Pub'<br>cost=%{x}<br>rating_number=%{y}<br>votes=%{marker.size}<br>subzone=%{customdata[0]}<extra></extra>", "legendgroup": "['Pub'", "marker": {"color": "#B6E880", "size": [62.0, 202.0, 127.0, 4.0, 67.0, 52.0, 60.0, 23.0, 88.0, 75.0, 26.0, 60.0, 91.0, 46.0, 63.0, 43.0, 24.0, 42.0, 48.0, 8.0], "sizemode": "area", "sizeref": 8.008, "symbol": "circle"}, "mode": "markers", "name": "['Pub'", "showlegend": true, "type": "scattergl", "x": [80.0, 70.0, 60.0, 75.0, 70.0, 60.0, 70.0, 80.0, 70.0, 100.0, 100.0, 75.0, 100.0, 80.0, 85.0, 65.0, 80.0, 35.0, 56.0, 70.0], "xaxis": "x", "y": [3.2, 3.8, 3.5, 2.7, 3.5, 3.4, 3.1, 3.2, 3.7, 3.4, 3.4, 3.4, 3.6, 3.3, 3.5, 3.2, 3.3, 3.4, 3.4, 2.9], "yaxis": "y"}, {"customdata": [["Castle Towers, Castle Hill"], ["MLC Tower, CBD"], ["QVB, CBD"], ["Chatswood Interchange, Chatswood"], ["Darlington"], ["Castle Towers, Castle Hill"], ["MetCentre, CBD"]], "hovertemplate": "type_primary=['Food Court'<br>cost=%{x}<br>rating_number=%{y}<br>votes=%{marker.size}<br>subzone=%{customdata[0]}<extra></extra>", "legendgroup": "['Food Court'", "marker": {"color": "#FF97FF", "size": [4.0, 14.0, 7.0, 63.0, 6.0, 4.0, 8.0], "sizemode": "area", "sizeref": 8.008, "symbol": "circle"}, "mode": "markers", "name": "['Food Court'", "showlegend": true, "type": "scattergl", "x": [40.0, 20.0, 20.0, 60.0, 170.0, 25.0, 20.0], "xaxis": "x", "y": [2.8, 3.0, 2.9, 3.4, 2.7, 2.8, 2.6], "yaxis": "y"}, {"customdata": [["Rhodes Waterside, Rhodes"], ["Westfield Pitt Street Mall, CBD"], ["North Sydney"], ["Castle Mall, The Hills"]], "hovertemplate": "type_primary=['Fast Food'<br>cost=%{x}<br>rating_number=%{y}<br>votes=%{marker.size}<br>subzone=%{customdata[0]}<extra></extra>", "legendgroup": "['Fast Food'", "marker": {"color": "#FECB52", "size": [7.0, 6.0, 5.0, 4.0], "sizemode": "area", "sizeref": 8.008, "symbol": "circle"}, "mode": "markers", "name": "['Fast Food'", "showlegend": true, "type": "scattergl", "x": [25.0, 40.0, 40.0, 35.0], "xaxis": "x", "y": [2.9, 2.9, 2.9, 2.6], "yaxis": "y"}, {"customdata": [["Potts Point"], ["Paddington"], ["Myahgah Mews, Mosman"], ["Miranda"], ["Double Bay"]], "hovertemplate": "type_primary=['Wine Bar']<br>cost=%{x}<br>rating_number=%{y}<br>votes=%{marker.size}<br>subzone=%{customdata[0]}<extra></extra>", "legendgroup": "['Wine Bar']", "marker": {"color": "#636efa", "size": [5.0, 27.0, 62.0, 17.0, 13.0], "sizemode": "area", "sizeref": 8.008, "symbol": "circle"}, "mode": "markers", "name": "['Wine Bar']", "showlegend": true, "type": "scattergl", "x": [70.0, 60.0, 75.0, 85.0, 120.0], "xaxis": "x", "y": [3.1, 3.4, 3.6, 3.2, 3.2], "yaxis": "y"}, {"customdata": [["CBD"]], "hovertemplate": "type_primary=['Club']<br>cost=%{x}<br>rating_number=%{y}<br>votes=%{marker.size}<br>subzone=%{customdata[0]}<extra></extra>", "legendgroup": "['Club']", "marker": {"color": "#EF553B", "size": [53.0], "sizemode": "area", "sizeref": 8.008, "symbol": "circle"}, "mode": "markers", "name": "['Club']", "showlegend": true, "type": "scattergl", "x": [80.0], "xaxis": "x", "y": [2.6], "yaxis": "y"}, {"customdata": [["Westfield Liverpool, Liverpool"]], "hovertemplate": "type_primary=['Beverage Shop'<br>cost=%{x}<br>rating_number=%{y}<br>votes=%{marker.size}<br>subzone=%{customdata[0]}<extra></extra>", "legendgroup": "['Beverage Shop'", "marker": {"color": "#00cc96", "size": [4.0], "sizemode": "area", "sizeref": 8.008, "symbol": "circle"}, "mode": "markers", "name": "['Beverage Shop'", "showlegend": true, "type": "scattergl", "x": [15.0], "xaxis": "x", "y": [2.8], "yaxis": "y"}], "layout": {"legend": {"itemsizing": "constant", "title": {"text": "type_primary"}, "tracegroupgap": 0}, "title": {"text": "Cost vs Rating (bubble size=votes; color=primary type)"}, "xaxis": {"anchor": "y", "domain": [0.0, 1.0], "title": {"text": "cost"}}, "yaxis": {"anchor": "x", "domain": [0.0, 1.0], "title": {"text": "rating_number"}}}}
